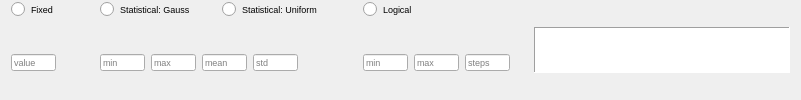
              <widget class="QFrame" name="frame_155">
               <property name="frameShape">
                <enum>QFrame::NoFrame</enum>
               </property>
               <property name="frameShadow">
                <enum>QFrame::Plain</enum>
               </property>
               <layout class="QHBoxLayout" name="horizontalLayout_106">
                <property name="topMargin">
                 <number>0</number>
                </property>
                <property name="bottomMargin">
                 <number>0</number>
                </property>
                <item>
                 <widget class="QFrame" name="frame_156">
                  <property name="frameShape">
                   <enum>QFrame::NoFrame</enum>
                  </property>
                  <property name="frameShadow">
                   <enum>QFrame::Plain</enum>
                  </property>
                  <layout class="QGridLayout" name="gridLayout_62">
                   <property name="leftMargin">
                    <number>0</number>
                   </property>
                   <property name="topMargin">
                    <number>0</number>
                   </property>
                   <property name="bottomMargin">
                    <number>0</number>
                   </property>
                   <item row="0" column="3">
                    <widget class="QRadioButton" name="radio_log_h">
                     <property name="font">
                      <font>
                       <pointsize>7</pointsize>
                      </font>
                     </property>
                     <property name="text">
                      <string>Logical</string>
                     </property>
                     <attribute name="buttonGroup">
                      <string notr="true">buttonGroup_16</string>
                     </attribute>
                    </widget>
                   </item>
                   <item row="0" column="0">
                    <widget class="QRadioButton" name="radio_fix_h">
                     <property name="font">
                      <font>
                       <pointsize>7</pointsize>
                      </font>
                     </property>
                     <property name="text">
                      <string>Fixed</string>
                     </property>
                     <property name="iconSize">
                      <size>
                       <width>12</width>
                       <height>12</height>
                      </size>
                     </property>
                     <attribute name="buttonGroup">
                      <string notr="true">buttonGroup_16</string>
                     </attribute>
                    </widget>
                   </item>
                   <item row="1" column="3">
                    <widget class="QFrame" name="frame_160">
                     <property name="frameShape">
                      <enum>QFrame::NoFrame</enum>
                     </property>
                     <property name="frameShadow">
                      <enum>QFrame::Plain</enum>
                     </property>
                     <layout class="QHBoxLayout" name="horizontalLayout_109">
                      <property name="leftMargin">
                       <number>0</number>
                      </property>
                      <property name="topMargin">
                       <number>0</number>
                      </property>
                      <property name="bottomMargin">
                       <number>0</number>
                      </property>
                      <item>
                       <widget class="QLineEdit" name="txt_log_min_h">
                        <property name="maximumSize">
                         <size>
                          <width>45</width>
                          <height>17</height>
                         </size>
                        </property>
                        <property name="font">
                         <font>
                          <pointsize>7</pointsize>
                         </font>
                        </property>
                        <property name="placeholderText">
                         <string>min</string>
                        </property>
                       </widget>
                      </item>
                      <item>
                       <widget class="QLineEdit" name="txt_log_max_h">
                        <property name="maximumSize">
                         <size>
                          <width>45</width>
                          <height>17</height>
                         </size>
                        </property>
                        <property name="font">
                         <font>
                          <pointsize>7</pointsize>
                         </font>
                        </property>
                        <property name="placeholderText">
                         <string>max</string>
                        </property>
                       </widget>
                      </item>
                      <item>
                       <widget class="QLineEdit" name="txt_log_steps_h">
                        <property name="maximumSize">
                         <size>
                          <width>45</width>
                          <height>17</height>
                         </size>
                        </property>
                        <property name="font">
                         <font>
                          <pointsize>7</pointsize>
                         </font>
                        </property>
                        <property name="placeholderText">
                         <string>steps</string>
                        </property>
                       </widget>
                      </item>
                     </layout>
                    </widget>
                   </item>
                   <item row="1" column="0">
                    <widget class="QFrame" name="frame_159">
                     <property name="frameShape">
                      <enum>QFrame::NoFrame</enum>
                     </property>
                     <property name="frameShadow">
                      <enum>QFrame::Plain</enum>
                     </property>
                     <layout class="QHBoxLayout" name="horizontalLayout_108">
                      <property name="leftMargin">
                       <number>0</number>
                      </property>
                      <property name="topMargin">
                       <number>0</number>
                      </property>
                      <property name="bottomMargin">
                       <number>0</number>
                      </property>
                      <item>
                       <widget class="QLineEdit" name="txt_fix_h">
                        <property name="maximumSize">
                         <size>
                          <width>45</width>
                          <height>17</height>
                         </size>
                        </property>
                        <property name="font">
                         <font>
                          <pointsize>7</pointsize>
                         </font>
                        </property>
                        <property name="placeholderText">
                         <string>value</string>
                        </property>
                       </widget>
                      </item>
                      <item>
                       <spacer name="horizontalSpacer_112">
                        <property name="orientation">
                         <enum>Qt::Horizontal</enum>
                        </property>
                        <property name="sizeType">
                         <enum>QSizePolicy::Maximum</enum>
                        </property>
                        <property name="sizeHint" stdset="0">
                         <size>
                          <width>20</width>
                          <height>20</height>
                         </size>
                        </property>
                       </spacer>
                      </item>
                     </layout>
                    </widget>
                   </item>
                   <item row="1" column="1">
                    <widget class="QFrame" name="frame_158">
                     <property name="frameShape">
                      <enum>QFrame::NoFrame</enum>
                     </property>
                     <property name="frameShadow">
                      <enum>QFrame::Plain</enum>
                     </property>
                     <layout class="QHBoxLayout" name="horizontalLayout_76">
                      <property name="leftMargin">
                       <number>9</number>
                      </property>
                      <property name="topMargin">
                       <number>0</number>
                      </property>
                      <property name="bottomMargin">
                       <number>0</number>
                      </property>
                      <item>
                       <widget class="QLineEdit" name="txt_gauss_min_h">
                        <property name="maximumSize">
                         <size>
                          <width>45</width>
                          <height>17</height>
                         </size>
                        </property>
                        <property name="font">
                         <font>
                          <pointsize>7</pointsize>
                         </font>
                        </property>
                        <property name="placeholderText">
                         <string>min</string>
                        </property>
                       </widget>
                      </item>
                      <item>
                       <widget class="QLineEdit" name="txt_gauss_max_h">
                        <property name="maximumSize">
                         <size>
                          <width>45</width>
                          <height>17</height>
                         </size>
                        </property>
                        <property name="font">
                         <font>
                          <pointsize>7</pointsize>
                         </font>
                        </property>
                        <property name="placeholderText">
                         <string>max</string>
                        </property>
                       </widget>
                      </item>
                      <item>
                       <widget class="QLineEdit" name="txt_gauss_mean_h">
                        <property name="maximumSize">
                         <size>
                          <width>45</width>
                          <height>17</height>
                         </size>
                        </property>
                        <property name="font">
                         <font>
                          <pointsize>7</pointsize>
                         </font>
                        </property>
                        <property name="placeholderText">
                         <string>mean</string>
                        </property>
                       </widget>
                      </item>
                      <item>
                       <widget class="QLineEdit" name="txt_gauss_std_h">
                        <property name="maximumSize">
                         <size>
                          <width>45</width>
                          <height>17</height>
                         </size>
                        </property>
                        <property name="font">
                         <font>
                          <pointsize>7</pointsize>
                         </font>
                        </property>
                        <property name="placeholderText">
                         <string>std</string>
                        </property>
                       </widget>
                      </item>
                      <item>
                       <spacer name="horizontalSpacer_110">
                        <property name="orientation">
                         <enum>Qt::Horizontal</enum>
                        </property>
                        <property name="sizeType">
                         <enum>QSizePolicy::Maximum</enum>
                        </property>
                        <property name="sizeHint" stdset="0">
                         <size>
                          <width>50</width>
                          <height>20</height>
                         </size>
                        </property>
                       </spacer>
                      </item>
                     </layout>
                    </widget>
                   </item>
                   <item row="0" column="1">
                    <widget class="QFrame" name="frame_157">
                     <property name="frameShape">
                      <enum>QFrame::NoFrame</enum>
                     </property>
                     <property name="frameShadow">
                      <enum>QFrame::Plain</enum>
                     </property>
                     <layout class="QHBoxLayout" name="horizontalLayout_107">
                      <property name="topMargin">
                       <number>0</number>
                      </property>
                      <property name="bottomMargin">
                       <number>0</number>
                      </property>
                      <item>
                       <widget class="QRadioButton" name="radio_gauss_h">
                        <property name="font">
                         <font>
                          <pointsize>7</pointsize>
                         </font>
                        </property>
                        <property name="text">
                         <string>Statistical: Gauss</string>
                        </property>
                        <attribute name="buttonGroup">
                         <string notr="true">buttonGroup_16</string>
                        </attribute>
                       </widget>
                      </item>
                      <item>
                       <widget class="QRadioButton" name="radio_uni_h">
                        <property name="font">
                         <font>
                          <pointsize>7</pointsize>
                         </font>
                        </property>
                        <property name="text">
                         <string>Statistical: Uniform</string>
                        </property>
                        <attribute name="buttonGroup">
                         <string notr="true">buttonGroup_16</string>
                        </attribute>
                       </widget>
                      </item>
                      <item>
                       <spacer name="horizontalSpacer_109">
                        <property name="orientation">
                         <enum>Qt::Horizontal</enum>
                        </property>
                        <property name="sizeType">
                         <enum>QSizePolicy::Maximum</enum>
                        </property>
                        <property name="sizeHint" stdset="0">
                         <size>
                          <width>10</width>
                          <height>20</height>
                         </size>
                        </property>
                       </spacer>
                      </item>
                     </layout>
                    </widget>
                   </item>
                  </layout>
                 </widget>
                </item>
                <item>
                 <widget class="PlotWidget" name="viewH">
                  <property name="sizePolicy">
                   <sizepolicy hsizetype="Expanding" vsizetype="Fixed">
                    <horstretch>0</horstretch>
                    <verstretch>0</verstretch>
                   </sizepolicy>
                  </property>
                  <property name="maximumSize">
                   <size>
                    <width>16777215</width>
                    <height>46</height>
                   </size>
                  </property>
                  <property name="styleSheet">
                   <string notr="true">border-right-color: rgb(255, 255, 127);</string>
                  </property>
                  <property name="frameShape">
                   <enum>QFrame::Panel</enum>
                  </property>
                 </widget>
                </item>
               </layout>
              </widget>
